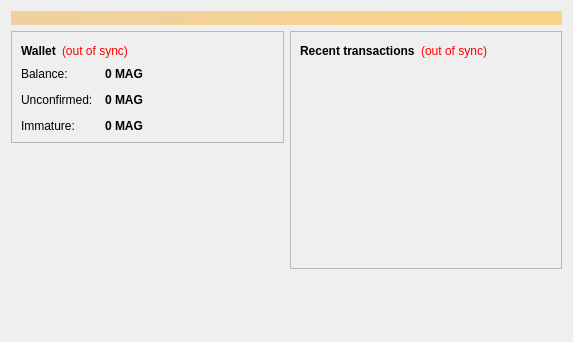
<?xml version="1.0" encoding="UTF-8"?>
<ui version="4.0">
 <class>OverviewPage</class>
 <widget class="QWidget" name="OverviewPage">
  <property name="geometry">
   <rect>
    <x>0</x>
    <y>0</y>
    <width>573</width>
    <height>342</height>
   </rect>
  </property>
  <property name="windowTitle">
   <string>Form</string>
  </property>
  <layout class="QVBoxLayout" name="topLayout">
   <item>
    <widget class="QLabel" name="labelAlerts">
     <property name="visible">
      <bool>false</bool>
     </property>
     <property name="styleSheet">
      <string notr="true">background-color: qlineargradient(x1: 0, y1: 0, x2: 1, y2: 0, stop:0 #F0D0A0, stop:1 #F8D488); color:#000000;</string>
     </property>
     <property name="wordWrap">
      <bool>true</bool>
     </property>
     <property name="margin">
      <number>3</number>
     </property>
    </widget>
   </item>
   <item>
    <layout class="QHBoxLayout" name="horizontalLayout" stretch="1,1">
     <item>
      <layout class="QVBoxLayout" name="verticalLayout_2">
       <item>
        <widget class="QFrame" name="frame">
         <property name="frameShape">
          <enum>QFrame::StyledPanel</enum>
         </property>
         <property name="frameShadow">
          <enum>QFrame::Raised</enum>
         </property>
         <layout class="QVBoxLayout" name="verticalLayout_4">
          <item>
           <layout class="QHBoxLayout" name="horizontalLayout_4">
            <item>
             <widget class="QLabel" name="label_5">
              <property name="font">
               <font>
                <weight>75</weight>
                <bold>true</bold>
               </font>
              </property>
              <property name="text">
               <string>Wallet</string>
              </property>
             </widget>
            </item>
            <item>
             <widget class="QLabel" name="labelWalletStatus">
              <property name="toolTip">
               <string>The displayed information may be out of date. Your wallet automatically synchronizes with the Magutcoin network after a connection is established, but this process has not completed yet.</string>
              </property>
              <property name="styleSheet">
               <string notr="true">QLabel { color: red; }</string>
              </property>
              <property name="text">
               <string notr="true">(out of sync)</string>
              </property>
              <property name="alignment">
               <set>Qt::AlignLeading|Qt::AlignLeft|Qt::AlignVCenter</set>
              </property>
             </widget>
            </item>
            <item>
             <spacer name="horizontalSpacer_2">
              <property name="orientation">
               <enum>Qt::Horizontal</enum>
              </property>
              <property name="sizeHint" stdset="0">
               <size>
                <width>40</width>
                <height>20</height>
               </size>
              </property>
             </spacer>
            </item>
           </layout>
          </item>
          <item>
           <layout class="QFormLayout" name="formLayout_2">
            <property name="fieldGrowthPolicy">
             <enum>QFormLayout::AllNonFixedFieldsGrow</enum>
            </property>
            <property name="horizontalSpacing">
             <number>12</number>
            </property>
            <property name="verticalSpacing">
             <number>12</number>
            </property>
            <item row="0" column="0">
             <widget class="QLabel" name="label">
              <property name="text">
               <string>Balance:</string>
              </property>
             </widget>
            </item>
            <item row="0" column="1">
             <widget class="QLabel" name="labelBalance">
              <property name="font">
               <font>
                <weight>75</weight>
                <bold>true</bold>
               </font>
              </property>
              <property name="cursor">
               <cursorShape>IBeamCursor</cursorShape>
              </property>
              <property name="toolTip">
               <string>Your current balance</string>
              </property>
              <property name="text">
               <string notr="true">0 MAG</string>
              </property>
              <property name="textInteractionFlags">
               <set>Qt::LinksAccessibleByMouse|Qt::TextSelectableByKeyboard|Qt::TextSelectableByMouse</set>
              </property>
             </widget>
            </item>
            <item row="1" column="0">
             <widget class="QLabel" name="label_3">
              <property name="text">
               <string>Unconfirmed:</string>
              </property>
             </widget>
            </item>
            <item row="1" column="1">
             <widget class="QLabel" name="labelUnconfirmed">
              <property name="font">
               <font>
                <weight>75</weight>
                <bold>true</bold>
               </font>
              </property>
              <property name="cursor">
               <cursorShape>IBeamCursor</cursorShape>
              </property>
              <property name="toolTip">
               <string>Total of transactions that have yet to be confirmed, and do not yet count toward the current balance</string>
              </property>
              <property name="text">
               <string notr="true">0 MAG</string>
              </property>
              <property name="textInteractionFlags">
               <set>Qt::LinksAccessibleByMouse|Qt::TextSelectableByKeyboard|Qt::TextSelectableByMouse</set>
              </property>
             </widget>
            </item>
            <item row="2" column="0">
             <widget class="QLabel" name="labelImmatureText">
              <property name="text">
               <string>Immature:</string>
              </property>
             </widget>
            </item>
            <item row="2" column="1">
             <widget class="QLabel" name="labelImmature">
              <property name="font">
               <font>
                <weight>75</weight>
                <bold>true</bold>
               </font>
              </property>
              <property name="toolTip">
               <string>Mined balance that has not yet matured</string>
              </property>
              <property name="text">
               <string notr="true">0 MAG</string>
              </property>
              <property name="textInteractionFlags">
               <set>Qt::LinksAccessibleByMouse|Qt::TextSelectableByKeyboard|Qt::TextSelectableByMouse</set>
              </property>
             </widget>
            </item>
           </layout>
          </item>
         </layout>
        </widget>
       </item>
       <item>
        <spacer name="verticalSpacer">
         <property name="orientation">
          <enum>Qt::Vertical</enum>
         </property>
         <property name="sizeHint" stdset="0">
          <size>
           <width>20</width>
           <height>40</height>
          </size>
         </property>
        </spacer>
       </item>
      </layout>
     </item>
     <item>
      <layout class="QVBoxLayout" name="verticalLayout_3">
       <item>
        <widget class="QFrame" name="frame_2">
         <property name="frameShape">
          <enum>QFrame::StyledPanel</enum>
         </property>
         <property name="frameShadow">
          <enum>QFrame::Raised</enum>
         </property>
         <layout class="QVBoxLayout" name="verticalLayout">
          <item>
           <layout class="QHBoxLayout" name="horizontalLayout_2">
            <item>
             <widget class="QLabel" name="label_4">
              <property name="text">
               <string>&lt;b&gt;Recent transactions&lt;/b&gt;</string>
              </property>
             </widget>
            </item>
            <item>
             <widget class="QLabel" name="labelTransactionsStatus">
              <property name="toolTip">
               <string>The displayed information may be out of date. Your wallet automatically synchronizes with the Magutcoin network after a connection is established, but this process has not completed yet.</string>
              </property>
              <property name="styleSheet">
               <string notr="true">QLabel { color: red; }</string>
              </property>
              <property name="text">
               <string notr="true">(out of sync)</string>
              </property>
              <property name="alignment">
               <set>Qt::AlignRight|Qt::AlignTrailing|Qt::AlignVCenter</set>
              </property>
             </widget>
            </item>
            <item>
             <spacer name="horizontalSpacer">
              <property name="orientation">
               <enum>Qt::Horizontal</enum>
              </property>
              <property name="sizeHint" stdset="0">
               <size>
                <width>40</width>
                <height>20</height>
               </size>
              </property>
             </spacer>
            </item>
           </layout>
          </item>
          <item>
           <widget class="QListView" name="listTransactions">
            <property name="styleSheet">
             <string notr="true">QListView { background: transparent; }</string>
            </property>
            <property name="frameShape">
             <enum>QFrame::NoFrame</enum>
            </property>
            <property name="verticalScrollBarPolicy">
             <enum>Qt::ScrollBarAlwaysOff</enum>
            </property>
            <property name="horizontalScrollBarPolicy">
             <enum>Qt::ScrollBarAlwaysOff</enum>
            </property>
            <property name="selectionMode">
             <enum>QAbstractItemView::NoSelection</enum>
            </property>
           </widget>
          </item>
         </layout>
        </widget>
       </item>
       <item>
        <spacer name="verticalSpacer_2">
         <property name="orientation">
          <enum>Qt::Vertical</enum>
         </property>
         <property name="sizeHint" stdset="0">
          <size>
           <width>20</width>
           <height>40</height>
          </size>
         </property>
        </spacer>
       </item>
      </layout>
     </item>
    </layout>
   </item>
  </layout>
 </widget>
 <resources/>
 <connections/>
</ui>
